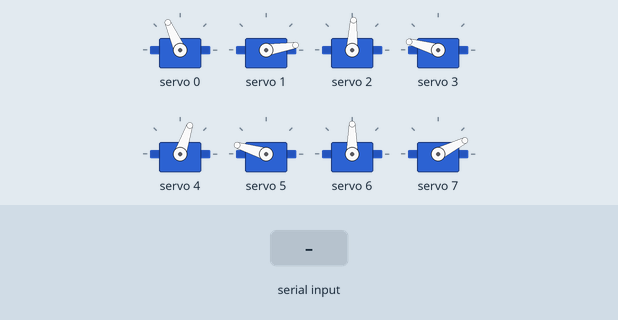
This sketch was run on a simulated ESP32. Shown: 8 × servo. The inputs (shaded band) are chosen by the test bench. What the sketch prints to the serial monitor is not drawn.

Above: at 12.2 s.
12.3 s: "2" received over Serial
At 12.88 s:
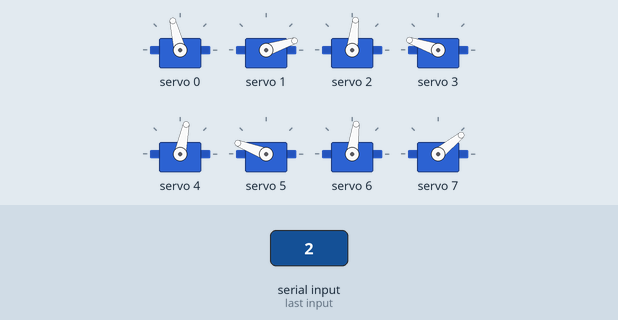
At 13.3 s:
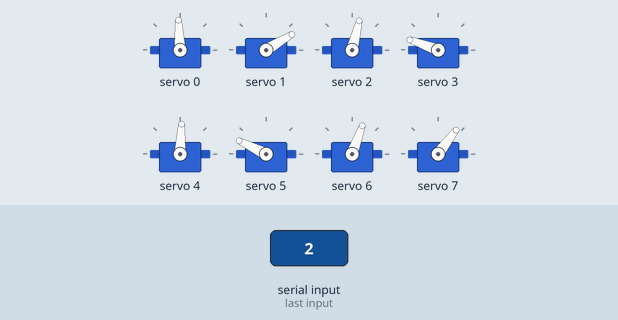
15.3 s: "1" received over Serial
18.3 s: "0" received over Serial
At 18.3 s:
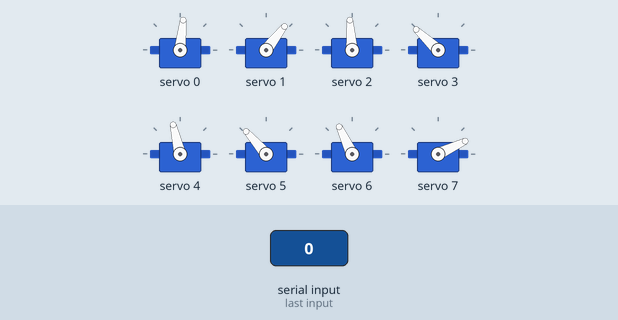
Timing chart, 0 to 21.3 s (numbered marks = the images above; inputs shaded):
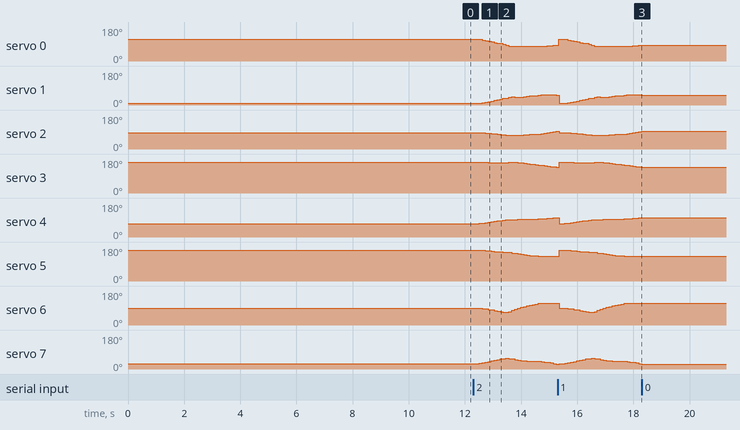

Measured:
- after the input at 12.3 s, servo 0: 114° → 109° after 0.32 s, → 106° 0.11 s later, → 104° 0.11 s later, → 101° 0.11 s later, … (18 changes in this stretch); servo 1: 9° → 8° after 0.11 s, → 11° 0.21 s later, → 14° 0.11 s later, → 18° 0.11 s later, … (22 changes in this stretch)
- after the input at 18.3 s, servo 0: stops changing and stays 84°; servo 1: stops changing and stays 52°; servo 2: stops changing and stays 94°; servo 3: stops changing and stays 137°; servo 4: stops changing and stays 103°

The sketch:

3D_SS_27.ino
```cpp
// HOW TO:
// ------------------------------
// Serial input = 2 -> Steps through gait sequence once and stops at the end.
// Serial input = 1 -> Steps through gait sequence in a loop.
// Serial input = 0 -> Stops infinite loop at the node where it is at that moment

//Gait template
#include <Wire.h>
#include <Adafruit_PWMServoDriver.h>

Adafruit_PWMServoDriver pca9685 = Adafruit_PWMServoDriver();

#define SERVO_FREQ 300
#define SER0 0 //Hip 1
#define SER1 1 //Knee 1
#define SER2 2 //Hip 2
#define SER3 3 //Knee 2
#define SER4 4 //Hip 3
#define SER5 5 //Knee 3
#define SER6 6 //Hip 4
#define SER7 7 //Knee 4


// Insert servo angles here:
// For 3D gaits, these angles are obtained from linearisation.py
// For 2D gaits, these angles are obtained from 2D_trajectory_reader.py
float SS_servo0[] = {-0.51403284, -0.52109395, -0.49135339, -0.3784791 , -0.32054708, -0.24529982, -0.17605555, -0.10384406, -0.03107378,  0.01423362,  0.10144367,  0.24884026,  0.36082997,  0.4023068 ,  0.3917102 ,  0.37337033,  0.37423218,  0.38785955,  0.39926885,  0.40636067,  0.40804864,  0.40295536,  0.3928483 ,  0.3818159 ,  0.36479382,  0.34219159,  0.31434711,  0.27791058,  0.23437476,  0.18069455,  0.11479434,  0.05877286, -0.01515475, -0.08302613, -0.13608573, -0.19141451, -0.24656122, -0.29796563, -0.34572485, -0.38826766, -0.43003184, -0.4680139 , -0.50292614};
float SS_servo1[] = {1.88648513, 1.92367849, 1.91086365, 1.85262717, 1.76848249, 1.68913259, 1.60674185, 1.52420349, 1.45006456, 1.36207774, 1.28358283, 1.22356191, 1.1422649 , 1.05663163, 1.09201575, 1.1252213 , 1.10709161, 1.04970021, 0.99885115, 0.95593196, 0.92051852, 0.89932462, 0.88067831, 0.85503813, 0.83584117, 0.82624526, 0.82484199, 0.83583761, 0.85975621, 0.89328236, 0.96238317, 1.00457991, 1.07576287, 1.16177701, 1.24438325, 1.3133196 , 1.39220985, 1.4756631 , 1.55658127, 1.63013508, 1.71242108, 1.79103883, 1.86401367};
float SS_servo2[] = {-0.19162266, -0.18912133, -0.20490811, -0.23109016, -0.26293276, -0.29248688, -0.32842526, -0.36419168, -0.39661937, -0.44589345, -0.48717944, -0.51368432, -0.52537767, -0.52212145, -0.52111925, -0.51191084, -0.4970702 , -0.47137754, -0.44746496, -0.42921666, -0.41576697, -0.4049999 , -0.39575134, -0.34061009, -0.27367941, -0.20906467, -0.14504115, -0.08435355, -0.02574706,  0.0310141 ,  0.0859144 ,  0.16709052,  0.22689771,  0.23390866,  0.19093511,  0.11424024,  0.04168111, -0.00908063, -0.04902683, -0.08446264, -0.11577762, -0.14533183, -0.17776447};
float SS_servo3[] = {1.67749986, 1.6889902 , 1.68567517, 1.66790513, 1.62653305, 1.60505396, 1.6007658 , 1.59160863, 1.56972979, 1.57726469, 1.58942165, 1.60172469, 1.6118518 , 1.61851296, 1.61364489, 1.58267732, 1.55644394, 1.49932338, 1.44254012, 1.39264255, 1.34423087, 1.29318118, 1.24926474, 1.20821423, 1.16007274, 1.11494424, 1.07148558, 1.0258855 , 0.99919014, 0.95607538, 0.94526022, 0.89850473, 0.83491518, 0.82925994, 0.89701551, 1.02595894, 1.15914654, 1.25941748, 1.34256487, 1.42643801, 1.51118765, 1.59384551, 1.65817198};
float SS_servo4[] = { 0.52578354,  0.52620855,  0.51005375,  0.48302049,  0.43439176,  0.38135379,  0.33091982,  0.27512553,  0.22290052,  0.1625668 ,  0.11321995,  0.08200069,  0.06444366,  0.05938232,  0.04715397,  0.02879447,  0.01862322,  0.01294823,  0.00514261, -0.00662032, -0.02208745, -0.03773771, -0.05823966, -0.07635971, -0.10001275, -0.12362634, -0.14630696, -0.18673177, -0.22420783, -0.28324952, -0.34048633, -0.4071663 , -0.45295372, -0.40576927, -0.27436979, -0.1732933 , -0.07329459,  0.02433018,  0.11845304,  0.21294772,  0.30610303,  0.39833819,  0.48498896};
float SS_servo5[] = {-1.84314488, -1.84433621, -1.83320997, -1.80991869, -1.78737383, -1.72910118, -1.70771161, -1.66627193, -1.64059319, -1.62795527, -1.59244464, -1.58810104, -1.54825994, -1.48306489, -1.41436288, -1.35026612, -1.29252131, -1.24413579, -1.20348427, -1.16400966, -1.12788156, -1.10470996, -1.08011978, -1.0750856 , -1.06703988, -1.07144234, -1.09303136, -1.06944021, -1.07858932, -1.05277613, -1.02532467, -0.95288857, -1.00681722, -1.09835407, -1.16342086, -1.24542124, -1.3251467 , -1.40382402, -1.4839648 , -1.56395212, -1.64299137, -1.72607782, -1.80188892};
float SS_servo6[] = {-0.03760955, -0.04095994, -0.07289421, -0.10845726, -0.15625963, -0.20349343, -0.25736858, -0.31440123, -0.37375836, -0.44341658, -0.49757224, -0.51962358, -0.45302221, -0.30113722, -0.18961185, -0.08433354,  0.02124354,  0.1016588 ,  0.17836152,  0.2548599 ,  0.33035129,  0.40019815,  0.47154583,  0.490558  ,  0.48806925,  0.486966  ,  0.48838343,  0.48769507,  0.48280299,  0.46876823,  0.42572597,  0.3929766 ,  0.33649521,  0.27896094,  0.2227915 ,  0.16654596,  0.12333705,  0.08977936,  0.06132867,  0.0393092 ,  0.02208702,  0.00227087, -0.02517855};
float SS_servo7[] = {-1.40243917, -1.38329164, -1.31867993, -1.25002633, -1.18917368, -1.11937713, -1.04162536, -0.96401775, -0.8872126 , -0.81173491, -0.76090152, -0.74574301, -0.76436815, -0.80729975, -0.86198576, -0.93091855, -1.00552375, -1.0427976 , -1.05982144, -1.06850075, -1.07806255, -1.06845968, -1.08985808, -1.12543199, -1.16978459, -1.22481579, -1.29362599, -1.37015247, -1.44910746, -1.53023225, -1.55139984, -1.60216314, -1.63814756, -1.63242974, -1.58436195, -1.52233993, -1.49980501, -1.46876996, -1.43611475, -1.41980102, -1.41459308, -1.40121372, -1.43313114};

int node=0;
int first=0;
int input=0;
int end_time=0;
int time_step=100000;
int steps = sizeof(SS_servo0)/sizeof(SS_servo0[0]);
int one_print = 0;

// -------------------Joint configurations-------------------
int servo0=0;
int servo0_deg=0;
int servo1=0;
int servo1_deg=0;
int servo2=0;
int servo2_deg=0;
int servo3=0;
int servo3_deg=0;
int servo4=0;
int servo4_deg=0;
int servo5=0;
int servo5_deg=0;
int servo6=0;
int servo6_deg=0;
int servo7=0;
int servo7_deg=0;

void setup() {
  Serial.begin(115200);
  pca9685.begin();

  pca9685.setOscillatorFrequency(27000000); //Value between 24MHz and 27MHz, tuned for this setup
  pca9685.setPWMFreq(SERVO_FREQ);
  delay (1000);

  servo0_deg=SS_servo0[0]/3.14159265*180;
  servo0=map(servo0_deg,-38,90,2200,1030);
  servo1_deg=SS_servo1[0]/3.14159265*180;
  servo1=map(servo1_deg,-90,90,2600,950);
  servo2_deg=SS_servo2[0]/3.14159265*180;
  servo2=map(servo2_deg,-38,90,1510,2730);
  servo3_deg=SS_servo3[0]/3.14159265*180;
  servo3=map(servo3_deg,-90,90,1100,2700);
  servo4_deg=SS_servo4[0]/3.14159265*180;
  servo4=map(servo4_deg,-90,38,2700,1500);
  servo5_deg=SS_servo5[0]/3.14159265*180;
  servo5=map(servo5_deg,-90,90,2600,930);
  servo6_deg=SS_servo6[0]/3.14159265*180;
  servo6=map(servo6_deg,-90,38,850,2250);
  servo7_deg=SS_servo7[0]/3.14159265*180;
  servo7=map(servo7_deg,-90,90,920,2620);

  pca9685.setPWM(SER0,0,servo0);
  pca9685.setPWM(SER1,0,servo1);
  pca9685.setPWM(SER2,0,servo2);
  pca9685.setPWM(SER3,0,servo3);
  pca9685.setPWM(SER4,0,servo4);
  pca9685.setPWM(SER5,0,servo5);
  pca9685.setPWM(SER6,0,servo6);
  pca9685.setPWM(SER7,0,servo7);

  Serial.print("Node:");
  Serial.println(node);
  Serial.print("servo0 -> rads:");
  Serial.print(SS_servo0[node]);
  Serial.print("        deg:");
  Serial.print(servo0_deg);
  Serial.print("        us:");
  Serial.println(servo0);
  Serial.print("servo1 -> rads:");
  Serial.print(SS_servo1[node]);
  Serial.print("        deg:");
  Serial.print(servo1_deg);
  Serial.print("        us:");
  Serial.println(servo1);
  Serial.print("servo2 -> rads:");
  Serial.print(SS_servo2[node]);
  Serial.print("        deg:");
  Serial.print(servo2_deg);
  Serial.print("        us:");
  Serial.println(servo2);
  Serial.print("servo3 -> rads:");
  Serial.print(SS_servo3[node]);
  Serial.print("        deg:");
  Serial.print(servo3_deg);
  Serial.print("        us:");
  Serial.println(servo3);
  Serial.print("servo4 -> rads:");
  Serial.print(SS_servo4[node]);
  Serial.print("        deg:");
  Serial.print(servo4_deg);
  Serial.print("        us:");
  Serial.println(servo4);
  Serial.print("servo5 -> rads:");
  Serial.print(SS_servo5[node]);
  Serial.print("        deg:");
  Serial.print(servo5_deg);
  Serial.print("        us:");
  Serial.println(servo5);
  Serial.print("servo6 -> rads:");
  Serial.print(SS_servo6[node]);
  Serial.print("        deg:");
  Serial.print(servo6_deg);
  Serial.print("        us:");
  Serial.println(servo6);
  Serial.print("servo7 -> rads:");
  Serial.print(SS_servo7[node]);
  Serial.print("        deg:");
  Serial.print(servo7_deg);
  Serial.print("        us:");
  Serial.println(servo7);

  Serial.println("10");
  delay(1000);
  Serial.println("9");
  delay(1000);
  Serial.println("8");
  delay(1000);
  Serial.println("7");
  delay(1000);
  Serial.println("6");
  delay(1000);
  Serial.println("5");
  delay(1000);
  Serial.println("4");
  delay(1000);
  Serial.println("3");
  delay(1000);
  Serial.println("2");
  delay(1000);
  Serial.println("1");
  delay(1000);

}

void loop()
{
  if(Serial.available()>0)
  {
    first=Serial.read();
    if(first=='2')
    {
      input=2;
      node=0;
      one_print=1;
    }
    if(first=='1')
    {
      input=1;
      node=0;
      one_print=1;
    }
    if(first=='0')
    {
      input=0;
    }
  }
  if(input==1 or input==2)
  {
      if(esp_timer_get_time()>=end_time)
      {
        servo0_deg=SS_servo0[node]/3.14159265*180;
        servo0=map(servo0_deg,-38,90,2200,1030);
        servo1_deg=SS_servo1[node]/3.14159265*180;
        servo1=map(servo1_deg,-90,90,2600,950);
        servo2_deg=SS_servo2[node]/3.14159265*180;
        servo2=map(servo2_deg,-38,90,1510,2730);
        servo3_deg=SS_servo3[node]/3.14159265*180;
        servo3=map(servo3_deg,-90,90,1100,2700);
        servo4_deg=SS_servo4[node]/3.14159265*180;
        servo4=map(servo4_deg,-90,38,2700,1500);
        servo5_deg=SS_servo5[node]/3.14159265*180;
        servo5=map(servo5_deg,-90,90,2600,930);
        servo6_deg=SS_servo6[node]/3.14159265*180;
        servo6=map(servo6_deg,-90,38,850,2250);
        servo7_deg=SS_servo7[node]/3.14159265*180;
        servo7=map(servo7_deg,-90,90,920,2620);

        pca9685.setPWM(SER0,0,servo0);
        pca9685.setPWM(SER1,0,servo1);
        pca9685.setPWM(SER2,0,servo2);
        pca9685.setPWM(SER3,0,servo3);
        pca9685.setPWM(SER4,0,servo4);
        pca9685.setPWM(SER5,0,servo5);
        pca9685.setPWM(SER6,0,servo6);
        pca9685.setPWM(SER7,0,servo7);

        node+=1;
        if(node>=steps and input==1)
        {
          Serial.print("Input:");
          Serial.println(input);
          node=0;
        }
        if(node>=steps and input==2)
        {
          Serial.print("Input:");
          Serial.println(input);
          input=0;
        }
         end_time=esp_timer_get_time()+time_step;
      }
   }

  if(input == 0)
  {
        pca9685.setPWM(SER0,0,servo0);
        pca9685.setPWM(SER1,0,servo1);
        pca9685.setPWM(SER2,0,servo2);
        pca9685.setPWM(SER3,0,servo3);
        pca9685.setPWM(SER4,0,servo4);
        pca9685.setPWM(SER5,0,servo5);
        pca9685.setPWM(SER6,0,servo6);
        pca9685.setPWM(SER7,0,servo7);

        if(one_print==1)
        {
          Serial.print("Input:");
          Serial.println(input);
          Serial.print("Node:");
          Serial.println(node);
          Serial.print("servo0 -> rads:");
          Serial.print(SS_servo0[node]);
          Serial.print("        deg:");
          Serial.print(servo0_deg);
          Serial.print("        us:");
          Serial.println(servo0);
          Serial.print("servo1 -> rads:");
          Serial.print(SS_servo1[node]);
          Serial.print("        deg:");
          Serial.print(servo1_deg);
          Serial.print("        us:");
          Serial.println(servo1);
          Serial.print("servo2 -> rads:");
          Serial.print(SS_servo2[node]);
          Serial.print("        deg:");
          Serial.print(servo2_deg);
          Serial.print("        us:");
          Serial.println(servo2);
          Serial.print("servo3 -> rads:");
          Serial.print(SS_servo3[node]);
          Serial.print("        deg:");
          Serial.print(servo3_deg);
          Serial.print("        us:");
          Serial.println(servo3);
          Serial.print("servo4 -> rads:");
          Serial.print(SS_servo4[node]);
          Serial.print("        deg:");
          Serial.print(servo4_deg);
          Serial.print("        us:");
          Serial.println(servo4);
          Serial.print("servo5 -> rads:");
          Serial.print(SS_servo5[node]);
          Serial.print("        deg:");
          Serial.print(servo5_deg);
          Serial.print("        us:");
          Serial.println(servo5);
          Serial.print("servo6 -> rads:");
          Serial.print(SS_servo6[node]);
          Serial.print("        deg:");
          Serial.print(servo6_deg);
          Serial.print("        us:");
          Serial.println(servo6);
          Serial.print("servo7 -> rads:");
          Serial.print(SS_servo7[node]);
          Serial.print("        deg:");
          Serial.print(servo7_deg);
          Serial.print("        us:");
          Serial.println(servo7);
          one_print=0;
        }

  }
}
```
